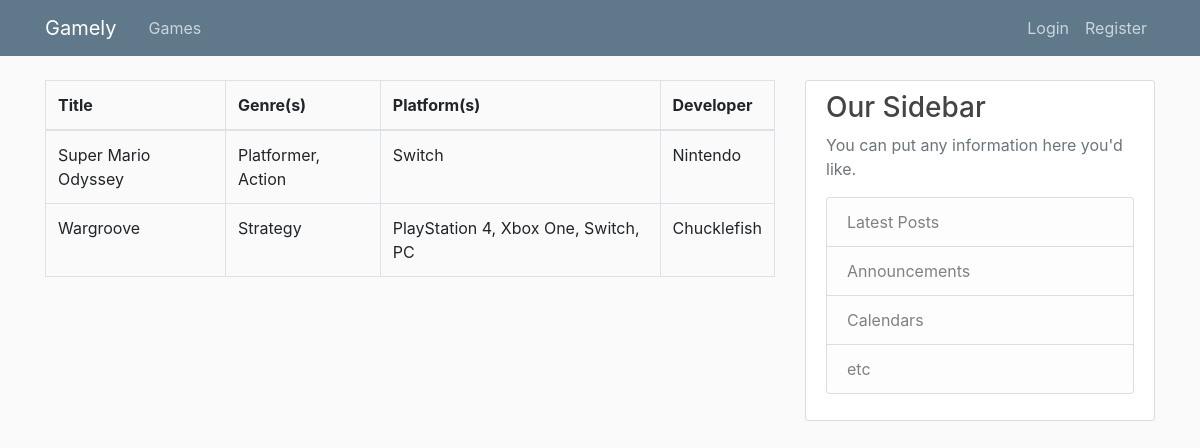
/games/, run on the app's committed database.
### games/models.py (models this page shows, shortened)
class Game(models.Model):
    title = models.CharField(max_length=255)
    release_date = models.DateField(default=timezone.now)
    genre = models.ManyToManyField(Genre)
    platform = models.ManyToManyField(Platform)
    publisher = models.ForeignKey(Publisher, on_delete=models.PROTECT)
    developer = models.ForeignKey(Developer,on_delete=models.PROTECT)
    def genres(self):
        return ", ".join([g.name for g in self.genre.all()])
    def platforms(self):
        return ", ".join([p.name for p in self.platform.all()])

class Genre(models.Model):
    name = models.CharField(max_length=255)

class Platform(models.Model):
    name = models.CharField(max_length=255)

class Developer(models.Model):
    name = models.CharField(max_length=255)
    def __str__(self):
        return self.name

### games/views.py (the view)
# urls.py: path('', views.index, name='index'),
def index(request):
    games = Game.objects.all()
    return render(request, 'games/index.html', {'games': games})

### games/templates/games/index.html
{% extends 'base.html' %}
{% block content %}
    <table class="table table-bordered table-hover">
        <thead>
            <tr>
                <th>Title</th>
                <th>Genre(s)</th>
                <th>Platform(s)</th>
                <th>Developer</th>
            </tr>
        </thead>
        <tbody>
            {% for game in games %}
                <tr>
                    <td>{{ game.title }}</td>
                    <td>{{ game.genres }}</td>
                    <td>{{ game.platforms }}</td>
                    <td>{{ game.developer }}</td>
                </tr>
            {% endfor %}
        </tbody>
    </table>
{% endblock  %}

### static/main.css (style rules this page uses)
body { background: #fafafa; color: #333333; margin-top: 5rem; }

### data on the page
Game: title "Super Mario Odyssey", genres "Platformer, Action", platforms "Switch", developer "Nintendo"
Game: title "Wargroove", genres "Strategy", platforms "PlayStation 4, Xbox One, Switch, PC", developer "Chucklefish"
